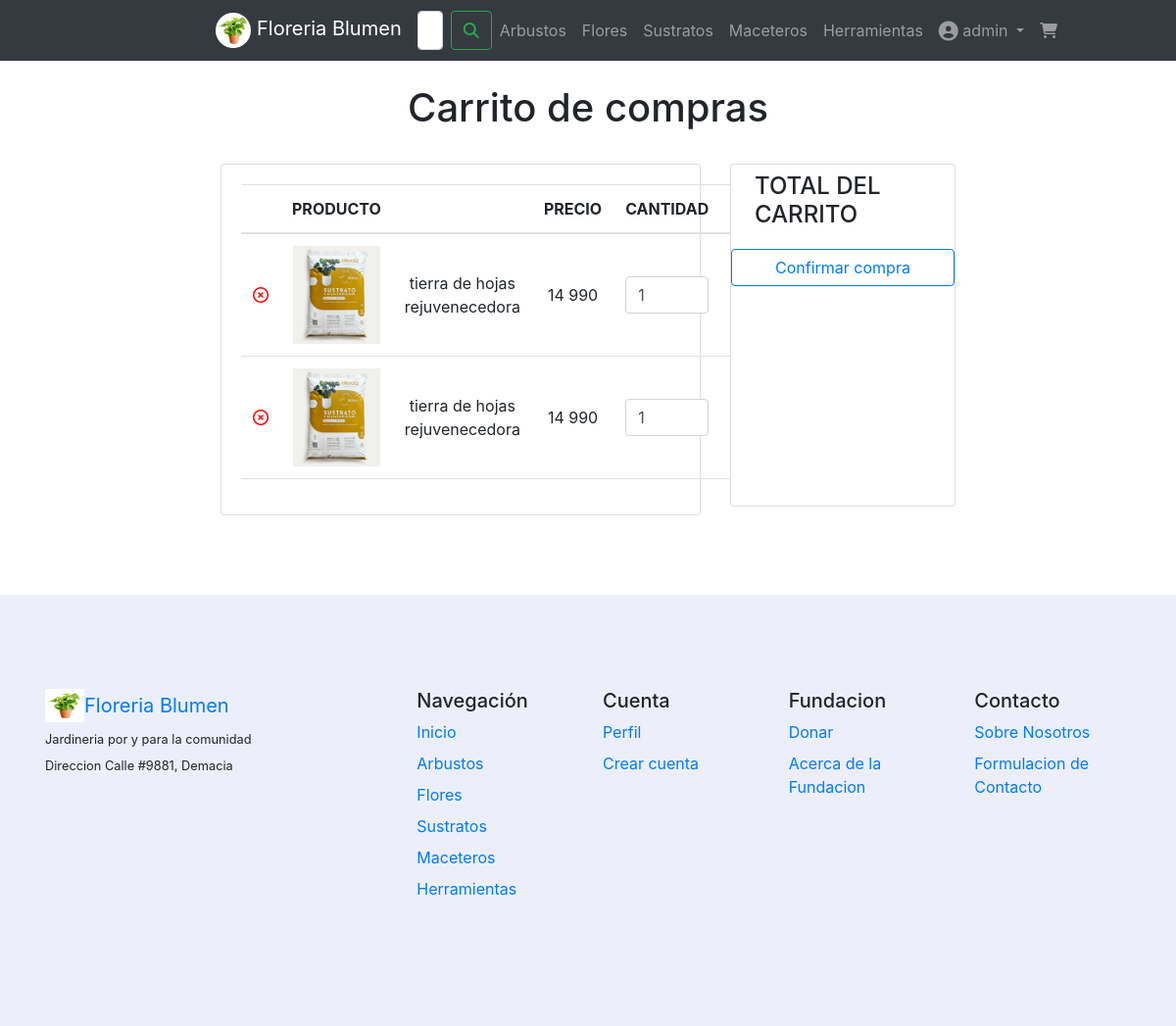
Screenshot of /carrito/ (signed in) with the database file from the repository.
### core/models.py (models this page shows, shortened)
class Carrito(models.Model):
    id_usuario = models.ForeignKey(User, on_delete=models.CASCADE)
    producto_carrito = models.ForeignKey(Producto, on_delete=models.CASCADE)
    cantidad_prod = models.IntegerField(default=1)

class Producto(models.Model):
    imagen = models.ImageField(upload_to="productos", blank=True, null=True)
    nombre = models.CharField(max_length=50)
    marca = models.CharField(max_length=50)
    descripcion = models.CharField(max_length=500)
    precio = models.IntegerField()
    stock = models.IntegerField()
    tipo = models.ForeignKey(TipoProducto, on_delete=models.CASCADE)
    creado_en = models.DateField()
    modificado_en = models.DateField(blank=True, null=True)

### core/views.py (the view)
# urls.py: path('carrito/', carrito, name="carrito"),
def carrito(request):
    productos = Carrito.objects.filter(id_usuario = request.user.id).all()
    data = {
        'listaProductos': productos
    }
    return render(request, 'core/carrito.html', data)

### core/templates/core/carrito.html (shortened to what this page needs)
{% extends 'core/base.html' %}
{% load static %}
{% load humanize %}
{% block contenido %}
<div class="container-fluid">
    <div class="row">
        <div class="col-2"></div>
    <div class="col-8" style="text-align: center;">
        <br>
        <h1>Carrito de compras</h1>
        <br>
    </div>
    <div class="col-2"></div>
    </div>
</div>
<div class="container-fluid">
    <div class="row-cols-auto ">
        <div class="col-2 d-none d-lg-block"></div>
            <div class="col-8 container">
                <div class="row">
                    <div class="col-8" style="text-align: center;">
                        <div class="card" style="min-height: 350px;">
                            <div class="card-body">
                                <table class="table table-responsive-sm ">
                                    <thead>
                                      <tr>
                                        <th scope="col"></th>
                                        <th scope="col">PRODUCTO</th>
                                        <th scope="col"></th>
                                        <th scope="col">PRECIO</th>
                                        <th scope="col">CANTIDAD</th>
                                        <th scope="col">SUBTOTAL</th>
                                      </tr>
                                    </thead>
                                    <tbody >
                                        {% for aux in listaProductos %}
                                        <tr>
                                            <th scope="row" class="align-middle"><a href="{% url 'carrito_eliminar' aux.producto_carrito.id %}"><i class="fa-regular fa-circle-xmark" style="color: #ff0000;"></i></a></th>
                                            <td><div>
                                                    {% if aux.producto_carrito.imagen %}
                                                        <img src="{{ aux.producto_carrito.imagen.url }}" alt="Card image" style="height: 100px; text-align: center;"></td>
                                                    {% else %}
                                                        <img src="{% static 'core/img/logo.jpg' %}" alt="Sin imagen" style="height: 100px;">
                                                        <h6 style="">No imagen</h6>
                                                    {% endif %}
                                                </div>
                                            <td class="align-middle"><h7 style="">{{ aux.producto_carrito.nombre }} </h7></td>
                                            <td class="align-middle">{{ aux.producto_carrito.precio | intcomma }}</td>
                                            <td class="align-middle"><input value="1" min="1" max="{{ aux.producto_carrito.stock }}" type="number" id="idCantidad" class="form-control" /></td>
                                            <td class="align-middle"><h7 style="">{{ aux.producto_carrito.precio}}</h7></td>
                                            {% endfor %}
                            </div>
                        </div>
                    </div>
                    <div class="col-4">
                        <div class="card" style="min-height: 350px;">
                            <div class="card-title ms-4 mt-2"><h4>TOTAL DEL CARRITO</h4></div>
                            <a href="{% url 'carrito_borra_todo'  %}" class="btn btn-outline-primary mb-3 justify-content-right" style="float: bottom;">Confirmar compra</a>
                        </div>
                    </div>
                </div>
        </div>
<div class="container-fluid p-3">
    <div class="row">
        <div class="col-2 d-none d-lg-block"></div>
        <div class="col-8" style="align-content: center;">
        </div>
        <div class="col-2 d-none d-lg-block "></div>
    </div>
</div>
{% endblock contenido %}

### core/templates/core/base.html (shortened to what this page needs)
{% load static %}
<!DOCTYPE html>
<html lang="en">
<head>
    <link href="https://cdn.jsdelivr.net/npm/bootstrap@5.2.3/dist/css/bootstrap.min.css" rel="stylesheet">
    <link rel="stylesheet" href="{% static 'core/css/styles.css' %}">
    <link rel="stylesheet" href="https://maxcdn.bootstrapcdn.com/bootstrap/4.0.0/css/bootstrap.min.css">
    <link rel="stylesheet" href="https://stackpath.bootstrapcdn.com/bootstrap/4.0.0/js/bootstrap.bundle.min.js">
    <link rel="stylesheet" href="https://cdnjs.cloudflare.com/ajax/libs/jquery/3.2.1/jquery.min.js">
    <link rel="stylesheet" href="https://cdnjs.cloudflare.com/ajax/libs/font-awesome/6.4.0/css/all.min.css"
 />
</head>
<body>
    <nav class="navbar navbar-expand-md bg-body-tertiary navbar-dark bg-dark sticky-top">
        <div class="container-fluid" style="padding-left: 17.5%; padding-right: 17.5%;">
            <a class="navbar-brand" href="{% url 'index' %}">
                <img src="{% static 'core/img/logo.jpg' %}" alt="Logo" width="36" height="36"
                class="rounded-pill align-text-center text-light">
                 Floreria Blumen
            </a>
            <div class="collapse navbar-collapse" id="navbarSupportedContent">
                <ul class="navbar-nav ms-auto mb-2 mb-lg-0">
                    <form class="d-flex" role="search">
                        <input class="form-control me-2" type="search" placeholder="Buscar" aria-label="Search">
                        <button class="btn btn-outline-success" type="submit">
                            <i class="fa-solid fa-magnifying-glass"></i></button>
                    </form>
                    <li class="nav-item">
                        <a class="nav-link" href="{% url 'arbustos' %}">Arbustos</a>
                    </li>
                    <li class="nav-item">
                        <a class="nav-link" href="{% url 'flores' %}">Flores</a>
                    </li>
                    <li class="nav-item">
                        <a class="nav-link" href="{% url 'sustratos' %}">Sustratos</a>
                    </li>
                    <li class="nav-item">
                        <a class="nav-link" href="{% url 'macetas' %}">Maceteros</a>
                    </li>
                    <li class="nav-item">
                        <a class="nav-link" href="{% url 'herramientas' %}">Herramientas</a>
                    </li>
                    <li class="nav-item dropdown">
                        <a class="nav-link dropdown-toggle" href="#" role="button" data-bs-toggle="dropdown"
                            aria-expanded="false">
                            {% if user.is_authenticated %}
                                <i class="fa-solid fa-circle-user fa-lg"></i> {{user.username}} </a>
                            {% else %}
                                <i class="fa-solid fa-circle-user fa-lg"></i> Cuenta </a>
                            {% endif %}
                    </li>
                    <li class="nav-item">
                        <a class="nav-link" href="{% url 'carrito' %}"><i class="fa-solid fa-cart-shopping"></i></a>
                    </li>
                </ul>
            </div>
        </div>
    </nav>
    {% block contenido %}
    {% endblock %}
     <footer class="bd-footer py-4 py-md-5 mt-5 bg-body-tertiary" style="background-color: hsl(225, 50%, 95%); ">
        <div class="container py-4 py-md-5 px-4 px-md-3 text-body-secondary">
            <div class="row">
                <div class="col-lg-3 mb-3">
                    <a class="d-inline-flex align-items-center mb-2 text-body-emphasis text-decoration-none" href="/"
                        aria-label="Bootstrap">
                        <img src="{% static 'core/img/logo.jpg' %}" alt="" width="40" height="34" class="d-inline-block align-text-bottom">
                        <span class="fs-5">Floreria Blumen</span>
                    </a>
                    <ul class="list-unstyled small">
                        <li class="mb-2">Jardineria por y para la comunidad</li>
                        <li class="mb-2">Direccion Calle #9881, Demacia</li>
                    </ul>
                </div>
                <div class="col-6 col-lg-2 offset-lg-1 mb-3">
                    <h5>Navegación</h5>
                    <ul class="list-unstyled">
                        <li class="mb-2"><a href="{% url 'index' %}">Inicio</a></li>
                        <li class="mb-2"><a href="{% url 'arbustos' %}">Arbustos</a></li>
                        <li class="mb-2"><a href="{% url 'flores' %}">Flores</a></li>
                        <li class="mb-2"><a href="{% url 'sustratos' %}">Sustratos</a></li>
                        <li class="mb-2"><a href="{% url 'macetas' %}">Maceteros</a></li>
                        <li class="mb-2"><a href="{% url 'herramientas' %}">Herramientas</a></li>
                    </ul>
                </div>
                <div class="col-6 col-lg-2 mb-3">
                    <h5>Cuenta</h5>
                    <ul class="list-unstyled">
                        <li class="mb-2"><a href="{% url 'perfil' %}">Perfil</a></li>
                        <li class="mb-2"><a href="">Crear cuenta</a></li>
                    </ul>
                </div>
                <div class="col-6 col-lg-2 mb-3">
                    <h5>Fundacion</h5>
                    <ul class="list-unstyled">
                        <li class="mb-2"><a href="{% url 'subscripcion' %}">Donar</a></li>
                        <li class="mb-2"><a href="">Acerca de la Fundacion</a></li>
                    </ul>
                </div>
                <div class="col-6 col-lg-2 mb-3">
                    <h5>Contacto</h5>
                    <ul class="list-unstyled">
                        <li class="mb-2"><a href="">Sobre Nosotros</a></li>
                        <li class="mb-2"><a href="">Formulacion de Contacto</a></li>
                    </ul>
                </div>
            </div>
        </div>
    </footer>
</body>
</html>

### core/static/core/css/styles.css (style rules this page uses)
body { background-image: url(); background-size: cover; background-repeat: no-repeat; background-attachment: fixed; }
a { color: rgb(52, 223, 18); }

### rows the page displays
Carrito: producto_carrito.imagen (picture), producto_carrito.nombre "tierra de hojas rejuvenecedora", producto_carrito.precio "14 990"
Carrito: producto_carrito.imagen (picture), producto_carrito.nombre "tierra de hojas rejuvenecedora", producto_carrito.precio "14 990"

### other values shown
{{ user.username }} "admin"
